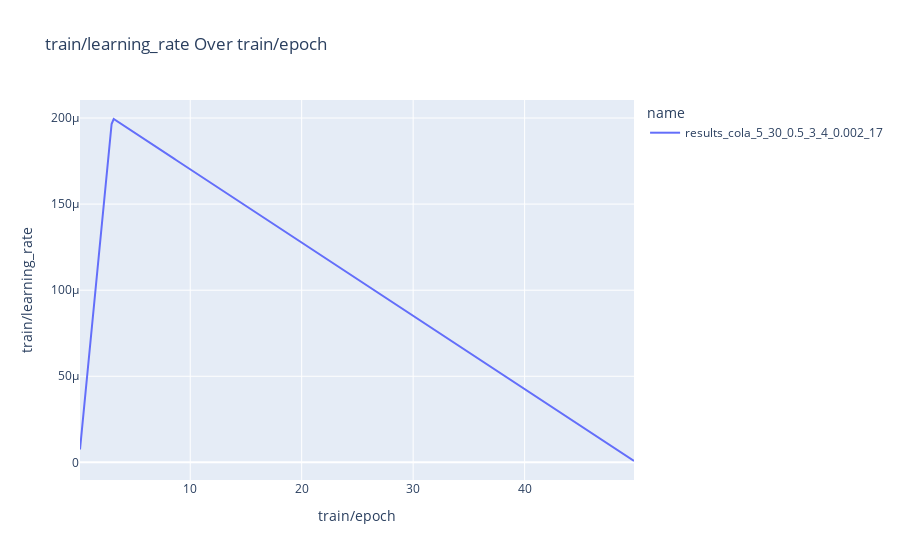

Notebook code cell kept with this figure:
### Markdown cell above
The problem might be that the model learns the most during the first epochs and it doesn't have the whole memory at the start. Other thing is that the learning rate scheduler is not alligned with memory scheduler - the lerning rate is decreasing when the model has just gotten enough memory to learn.

### Code cell
fetch_and_plot_wandb_runs(
    entity="mallahova",
    project="adalora_memory_to_double_memory_3_5",
    metric="train/learning_rate",
    x_axis="train/epoch",
    interactive=True,
    num_runs=1
)

### Figure 1 — Plotly figure (JSON) as saved in the notebook; plotly's stock layout.template omitted (floating-point values rounded to 4 significant figures; data arrays with more than 128 entries replaced by an {"elided": "..."} marker saying what was removed)
{"data": [{"hovertemplate": "name=results_cola_5_30_0.5_3_4_0.002_17<br>train/epoch=%{x}<br>train/learning_rate=%{y}<extra></extra>", "legendgroup": "results_cola_5_30_0.5_3_4_0.002_17", "line": {"color": "#636efa", "dash": "solid"}, "marker": {"symbol": "circle"}, "mode": "lines", "name": "results_cola_5_30_0.5_3_4_0.002_17", "orientation": "v", "showlegend": true, "type": "scatter", "x": {"elided": "500 float values"}, "xaxis": "x", "y": {"elided": "500 float values"}, "yaxis": "y"}], "layout": {"legend": {"title": {"text": "name"}, "tracegroupgap": 0}, "title": {"text": "train/learning_rate Over train/epoch"}, "xaxis": {"anchor": "y", "domain": [0, 1], "title": {"text": "train/epoch"}}, "yaxis": {"anchor": "x", "domain": [0, 1], "title": {"text": "train/learning_rate"}}}}
